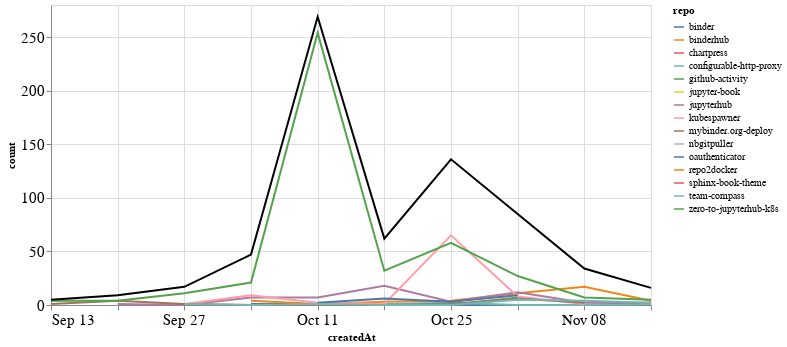

Notebook source saved alongside this figure:
### Markdown cell above
## Comments

### Code cell
comments_time = comments.groupby('repo').resample('W', on='createdAt').count()['author'].reset_index()
comments_time = comments_time.rename(columns={'author': 'count'})
comments_time_total = comments_time.groupby('createdAt').agg({"count": "sum"}).reset_index()
ch1 = alt.Chart(comments_time, width=600).mark_line().encode(
    x='createdAt',
    y='count',
    color='repo',
    tooltip="repo"
)

ch2 = alt.Chart(comments_time_total, width=600).mark_line(color="black").encode(
    x='createdAt',
    y='count',
)

ch1 + ch2

### Figure 1 — Vega-Lite specification as saved in the notebook (floating-point values rounded to 4 significant figures)
{"config": {"axisLeft": {"labelFontSize": 15}, "axisBottom": {"labelFontSize": 15}}, "layer": [{"data": {"name": "data-73bb40db7f4ddb0e6929f568f158ec7a"}, "mark": "line", "encoding": {"color": {"type": "nominal", "field": "repo"}, "tooltip": {"type": "nominal", "field": "repo"}, "x": {"type": "temporal", "field": "createdAt"}, "y": {"type": "quantitative", "field": "count"}}, "width": 600}, {"data": {"name": "data-bd08b5d6cb768dd2b677118166b3b878"}, "mark": {"type": "line", "color": "black"}, "encoding": {"x": {"type": "temporal", "field": "createdAt"}, "y": {"type": "quantitative", "field": "count"}}, "width": 600}], "$schema": "https://vega.github.io/schema/vega-lite/v4.8.1.json", "datasets": {"data-73bb40db7f4ddb0e6929f568f158ec7a": [{"repo": "binder", "createdAt": "2020-10-04T00:00:00", "count": 1}, {"repo": "binder", "createdAt": "2020-10-11T00:00:00", "count": 1}, {"repo": "binder", "createdAt": "2020-10-18T00:00:00", "count": 1}, {"repo": "binder", "createdAt": "2020-10-25T00:00:00", "count": 0}, {"repo": "binder", "createdAt": "2020-11-01T00:00:00", "count": 0}, {"repo": "binder", "createdAt": "2020-11-08T00:00:00", "count": 0}, {"repo": "binder", "createdAt": "2020-11-15T00:00:00", "count": 2}, {"repo": "binderhub", "createdAt": "2020-10-04T00:00:00", "count": 4}, {"repo": "binderhub", "createdAt": "2020-10-11T00:00:00", "count": 1}, {"repo": "binderhub", "createdAt": "2020-10-18T00:00:00", "count": 3}, {"repo": "binderhub", "createdAt": "2020-10-25T00:00:00", "count": 4}, {"repo": "binderhub", "createdAt": "2020-11-01T00:00:00", "count": 11}, {"repo": "binderhub", "createdAt": "2020-11-08T00:00:00", "count": 17}, {"repo": "binderhub", "createdAt": "2020-11-15T00:00:00", "count": 4}, {"repo": "chartpress", "createdAt": "2020-11-08T00:00:00", "count": 1}, {"repo": "configurable-http-proxy", "createdAt": "2020-10-18T00:00:00", "count": 1}, {"repo": "configurable-http-proxy", "createdAt": "2020-10-25T00:00:00", "count": 2}, {"repo": "configurable-http-proxy", "createdAt": "2020-11-01T00:00:00", "count": 0}, {"repo": "configurable-http-proxy", "createdAt": "2020-11-08T00:00:00", "count": 0}, {"repo": "configurable-http-proxy", "createdAt": "2020-11-15T00:00:00", "count": 1}, {"repo": "github-activity", "createdAt": "2020-10-11T00:00:00", "count": 1}, {"repo": "github-activity", "createdAt": "2020-10-18T00:00:00", "count": 0}, {"repo": "github-activity", "createdAt": "2020-10-25T00:00:00", "count": 0}, {"repo": "github-activity", "createdAt": "2020-11-01T00:00:00", "count": 7}, {"repo": "jupyter-book", "createdAt": "2020-10-04T00:00:00", "count": 2}, {"repo": "jupyterhub", "createdAt": "2020-09-20T00:00:00", "count": 1}, {"repo": "jupyterhub", "createdAt": "2020-09-27T00:00:00", "count": 0}, {"repo": "jupyterhub", "createdAt": "2020-10-04T00:00:00", "count": 7}, {"repo": "jupyterhub", "createdAt": "2020-10-11T00:00:00", "count": 7}, {"repo": "jupyterhub", "createdAt": "2020-10-18T00:00:00", "count": 18}, {"repo": "jupyterhub", "createdAt": "2020-10-25T00:00:00", "count": 3}, {"repo": "jupyterhub", "createdAt": "2020-11-01T00:00:00", "count": 12}, {"repo": "jupyterhub", "createdAt": "2020-11-08T00:00:00", "count": 2}, {"repo": "jupyterhub", "createdAt": "2020-11-15T00:00:00", "count": 2}, {"repo": "kubespawner", "createdAt": "2020-09-27T00:00:00", "count": 1}, {"repo": "kubespawner", "createdAt": "2020-10-04T00:00:00", "count": 9}, {"repo": "kubespawner", "createdAt": "2020-10-11T00:00:00", "count": 2}, {"repo": "kubespawner", "createdAt": "2020-10-18T00:00:00", "count": 1}, {"repo": "kubespawner", "createdAt": "2020-10-25T00:00:00", "count": 65}, {"repo": "kubespawner", "createdAt": "2020-11-01T00:00:00", "count": 8}, {"repo": "kubespawner", "createdAt": "2020-11-08T00:00:00", "count": 1}, {"repo": "mybinder.org-deploy", "createdAt": "2020-09-13T00:00:00", "count": 1}, {"repo": "mybinder.org-deploy", "createdAt": "2020-09-20T00:00:00", "count": 4}, {"repo": "mybinder.org-deploy", "createdAt": "2020-09-27T00:00:00", "count": 1}, {"repo": "mybinder.org-deploy", "createdAt": "2020-10-04T00:00:00", "count": 0}, {"repo": "mybinder.org-deploy", "createdAt": "2020-10-11T00:00:00", "count": 0}, {"repo": "mybinder.org-deploy", "createdAt": "2020-10-18T00:00:00", "count": 0}, {"repo": "mybinder.org-deploy", "createdAt": "2020-10-25T00:00:00", "count": 1}, {"repo": "mybinder.org-deploy", "createdAt": "2020-11-01T00:00:00", "count": 6}, {"repo": "mybinder.org-deploy", "createdAt": "2020-11-08T00:00:00", "count": 2}, {"repo": "nbgitpuller", "createdAt": "2020-10-04T00:00:00", "count": 3}, {"repo": "oauthenticator", "createdAt": "2020-10-11T00:00:00", "count": 2}, {"repo": "oauthenticator", "createdAt": "2020-10-18T00:00:00", "count": 6}, {"repo": "oauthenticator", "createdAt": "2020-10-25T00:00:00", "count": 3}, {"repo": "oauthenticator", "createdAt": "2020-11-01T00:00:00", "count": 9}, {"repo": "repo2docker", "createdAt": "2020-09-27T00:00:00", "count": 1}, {"repo": "sphinx-book-theme", "createdAt": "2020-09-27T00:00:00", "count": 2}, {"repo": "team-compass", "createdAt": "2020-09-27T00:00:00", "count": 1}, {"repo": "team-compass", "createdAt": "2020-10-04T00:00:00", "count": 0}, {"repo": "team-compass", "createdAt": "2020-10-11T00:00:00", "count": 1}, {"repo": "team-compass", "createdAt": "2020-10-18T00:00:00", "count": 0}, {"repo": "team-compass", "createdAt": "2020-10-25T00:00:00", "count": 0}, {"repo": "team-compass", "createdAt": "2020-11-01T00:00:00", "count": 5}, {"repo": "team-compass", "createdAt": "2020-11-08T00:00:00", "count": 4}, {"repo": "team-compass", "createdAt": "2020-11-15T00:00:00", "count": 2}, {"repo": "zero-to-jupyterhub-k8s", "createdAt": "2020-09-13T00:00:00", "count": 4}, {"repo": "zero-to-jupyterhub-k8s", "createdAt": "2020-09-20T00:00:00", "count": 4}, {"repo": "zero-to-jupyterhub-k8s", "createdAt": "2020-09-27T00:00:00", "count": 11}, {"repo": "zero-to-jupyterhub-k8s", "createdAt": "2020-10-04T00:00:00", "count": 21}, {"repo": "zero-to-jupyterhub-k8s", "createdAt": "2020-10-11T00:00:00", "count": 254}, {"repo": "zero-to-jupyterhub-k8s", "createdAt": "2020-10-18T00:00:00", "count": 32}, {"repo": "zero-to-jupyterhub-k8s", "createdAt": "2020-10-25T00:00:00", "count": 58}, {"repo": "zero-to-jupyterhub-k8s", "createdAt": "2020-11-01T00:00:00", "count": 27}, {"repo": "zero-to-jupyterhub-k8s", "createdAt": "2020-11-08T00:00:00", "count": 7}, {"repo": "zero-to-jupyterhub-k8s", "createdAt": "2020-11-15T00:00:00", "count": 5}], "data-bd08b5d6cb768dd2b677118166b3b878": [{"createdAt": "2020-09-13T00:00:00", "count": 5}, {"createdAt": "2020-09-20T00:00:00", "count": 9}, {"createdAt": "2020-09-27T00:00:00", "count": 17}, {"createdAt": "2020-10-04T00:00:00", "count": 47}, {"createdAt": "2020-10-11T00:00:00", "count": 269}, {"createdAt": "2020-10-18T00:00:00", "count": 62}, {"createdAt": "2020-10-25T00:00:00", "count": 136}, {"createdAt": "2020-11-01T00:00:00", "count": 85}, {"createdAt": "2020-11-08T00:00:00", "count": 34}, {"createdAt": "2020-11-15T00:00:00", "count": 16}]}}
